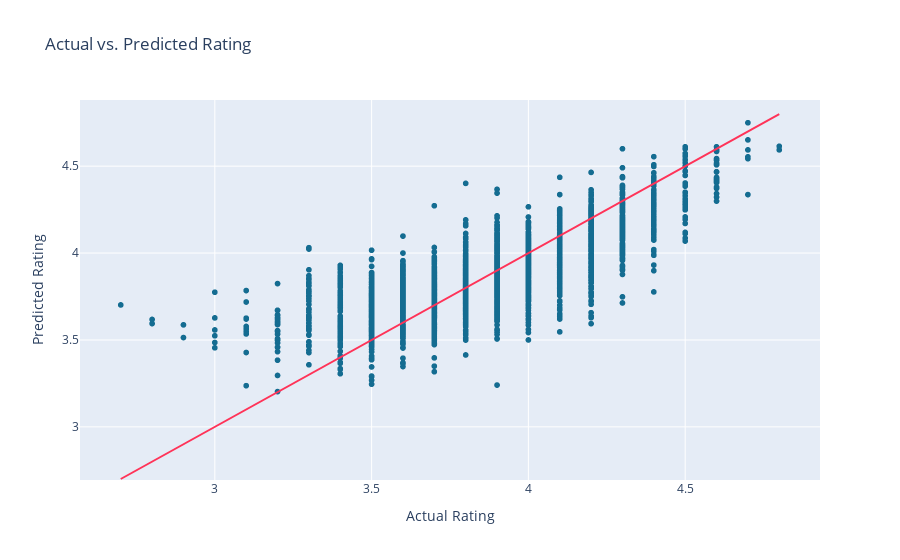

Notebook cell for this chart:
### Code cell
# Scatter Plot: Predicted vs actual Rating
y_train_pred = best_model.predict(X_train_reduced)

fig = px.scatter(x=y_test, y=y_pred, labels={
                     "y": "Predicted Rating",
                     "x": "Actual Rating"},title="Actual vs. Predicted Rating", color_discrete_sequence=["#146c91"])

start = y_test.min()
end = y_test.max()

fig.add_shape(type="line", x0=start, y0=start, x1=end, y1=end, line=dict(color="#FF3358"))

fig.show()

### Figure 1 — Plotly figure (JSON) as saved in the notebook; plotly's stock layout.template omitted (floating-point values rounded to 4 significant figures; data arrays with more than 128 entries replaced by an {"elided": "..."} marker saying what was removed)
{"data": [{"hovertemplate": "Actual Rating=%{x}<br>Predicted Rating=%{y}<extra></extra>", "legendgroup": "", "marker": {"color": "#146c91", "symbol": "circle"}, "mode": "markers", "name": "", "showlegend": false, "type": "scattergl", "x": {"elided": "2767 float values"}, "xaxis": "x", "y": {"elided": "2767 float values"}, "yaxis": "y"}], "layout": {"legend": {"tracegroupgap": 0}, "shapes": [{"line": {"color": "#FF3358"}, "type": "line", "x0": 2.7, "x1": 4.8, "y0": 2.7, "y1": 4.8}], "title": {"text": "Actual vs. Predicted Rating"}, "xaxis": {"anchor": "y", "domain": [0, 1], "title": {"text": "Actual Rating"}}, "yaxis": {"anchor": "x", "domain": [0, 1], "title": {"text": "Predicted Rating"}}}}
